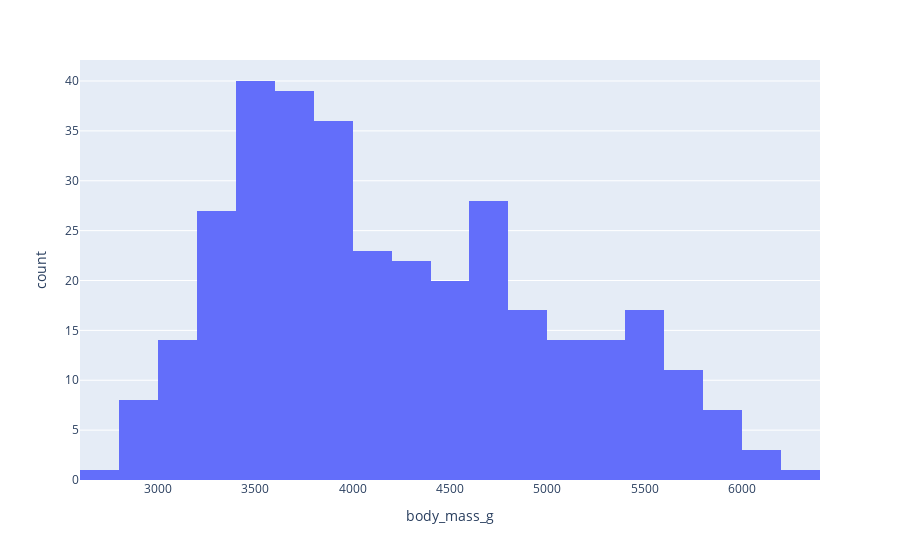

The notebook cell saved with this chart:
### Code cell
body_mass_fig = px.histogram(data_frame = penguins, x = 'body_mass_g')
body_mass_fig.show()

### Figure 1 — Plotly figure (JSON) as saved in the notebook; plotly's stock layout.template omitted (floating-point values rounded to 4 significant figures; data arrays with more than 128 entries replaced by an {"elided": "..."} marker saying what was removed)
{"data": [{"alignmentgroup": "True", "bingroup": "x", "hovertemplate": "body_mass_g=%{x}<br>count=%{y}<extra></extra>", "legendgroup": "", "marker": {"color": "#636efa", "pattern": {"shape": ""}}, "name": "", "offsetgroup": "", "orientation": "v", "showlegend": false, "type": "histogram", "x": {"elided": "344 int values"}, "xaxis": "x", "yaxis": "y"}], "layout": {"autosize": true, "barmode": "relative", "legend": {"tracegroupgap": 0}, "margin": {"t": 60}, "xaxis": {"anchor": "y", "autorange": true, "domain": [0, 1], "range": [2600.0, 6400.0], "title": {"text": "body_mass_g"}, "type": "linear"}, "yaxis": {"anchor": "x", "autorange": true, "domain": [0, 1], "range": [0, 42.11], "title": {"text": "count"}}}}
